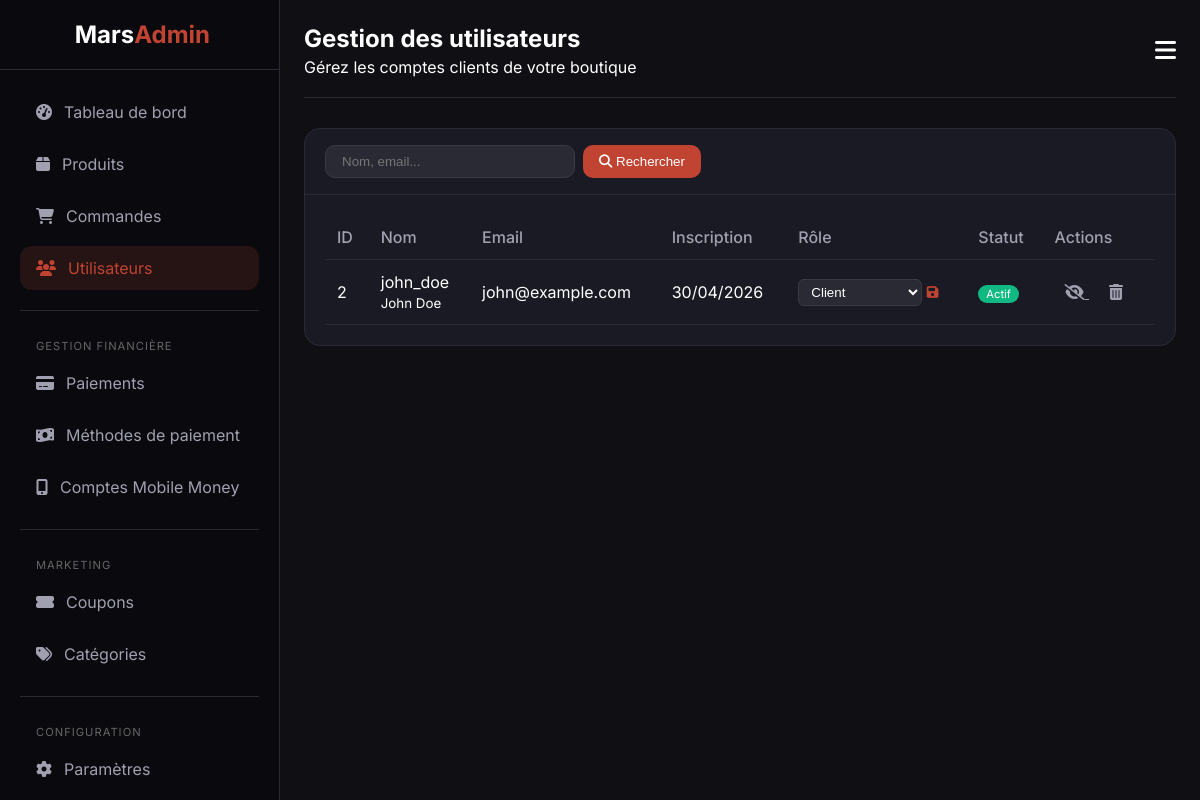
The page /admin/users.php (signed in) on the database its author committed.
### tables this page shows
CREATE TABLE users (
    id INT AUTO_INCREMENT PRIMARY KEY,
    username VARCHAR(50) UNIQUE NOT NULL,
    email VARCHAR(100) UNIQUE NOT NULL,
    password VARCHAR(255) NOT NULL,
    full_name VARCHAR(100),
    address TEXT,
    phone VARCHAR(20),
    avatar VARCHAR(255) DEFAULT NULL,
    role ENUM('user', 'admin') DEFAULT 'user',
    is_active BOOLEAN DEFAULT TRUE,
    amea_id VARCHAR(255) UNIQUE DEFAULT NULL,
    amea_avatar VARCHAR(500) DEFAULT NULL,
    auth_provider VARCHAR(50) DEFAULT 'local',
    created_at TIMESTAMP DEFAULT CURRENT_TIMESTAMP,
    updated_at TIMESTAMP DEFAULT CURRENT_TIMESTAMP ON UPDATE CURRENT_TIMESTAMP,
    INDEX idx_email (email),
    INDEX idx_role (role),
    INDEX idx_amea_id (amea_id)
);

### includes/functions.php (called while the page is built, shortened)
<?php
function clean(?string $string): string {
    return htmlspecialchars($string ?? '', ENT_QUOTES, 'UTF-8');
}

### admin/users.php (the view, shortened to what this page needs)
<?php
require_once '../includes/functions.php';
$conn = getConnection();
$page = isset($_GET['page']) ? max(1, (int)$_GET['page']) : 1;
$per_page = 20;
$offset = ($page - 1) * $per_page;
$search = isset($_GET['search']) ? clean($_GET['search']) : '';
$sql = "SELECT * FROM users WHERE role != 'admin'";
$params = [];
$sql .= " ORDER BY created_at DESC LIMIT ? OFFSET ?";
$params[] = $per_page;
$params[] = $offset;
$stmt = $conn->prepare($sql);
$stmt->execute($params);
$users = $stmt->fetchAll();
?>
<!DOCTYPE html>
<html lang="fr">
<head>
    <link rel="stylesheet" href="https://cdnjs.cloudflare.com/ajax/libs/font-awesome/6.4.0/css/all.min.css">
</head>
<body>
<div class="admin-wrapper">
    <?php include 'includes/sidebar.php'; ?>
    <main class="admin-main">
        <div class="admin-header">
            <div class="page-title">
                <h1>Gestion des utilisateurs</h1>
                <p>Gérez les comptes clients de votre boutique</p>
            </div>
            <div class="admin-user">
                <button class="mobile-toggle" id="mobileToggle" style="background:none;border:none;color:white;font-size:1.5rem;cursor:pointer;">
                    <i class="fas fa-bars"></i>
                </button>
            </div>
        </div>
        <div class="card">
            <div class="card-header">
                <form method="GET" class="search-form">
                    <input type="text" name="search" class="search-input" placeholder="Nom, email..." value="<?php echo clean($search); ?>">
                    <button type="submit"><i class="fas fa-search"></i> Rechercher</button>
                </form>
            </div>
            <div class="card-body">
                <?php if(count($users) > 0): ?>
                <table>
                    <thead>
                        <tr>
                            <th>ID</th>
                            <th>Nom</th>
                            <th>Email</th>
                            <th>Inscription</th>
                            <th>Rôle</th>
                            <th>Statut</th>
                            <th>Actions</th>
                        </tr>
                    </thead>
                    <tbody>
                        <?php foreach($users as $user): ?>
                        <form method="POST" style="display: inline;">
                            <tr>
                                <td><?php echo $user['id']; ?></td>
                                <td>
                                    <?php echo clean($user['username']); ?><br>
                                    <small><?php echo clean($user['full_name']); ?></small>
                                </td>
                                <td><?php echo clean($user['email']); ?></td>
                                <td><?php echo date('d/m/Y', strtotime($user['created_at'])); ?></td>
                                <td>
                                    <select name="role" class="role-select">
                                        <option value="user" <?php echo $user['role'] == 'user' ? 'selected' : ''; ?>>Client</option>
                                    </select>
                                    <button type="submit" name="update_role" class="btn-update"><i class="fas fa-save"></i></button>
                                </td>
                                <td>
                                    <?php if($user['is_active']): ?>
                                    <span class="badge-active">Actif</span>
                                    <?php else: ?>
                                    <span class="badge-inactive">Inactif</span>
                                    <?php endif; ?>
                                </td>
                                <td>
                                    <a href="?toggle=1&id=<?php echo $user['id']; ?>" class="btn-icon" title="<?php echo $user['is_active'] ? 'Désactiver' : 'Activer'; ?>">
                                        <i class="fas <?php echo $user['is_active'] ? 'fa-eye-slash' : 'fa-eye'; ?>"></i>
                                    </a>
                                    <?php if($user['id'] != $_SESSION['user_id']): ?>
                                    <a href="?delete=<?php echo $user['id']; ?>" class="btn-icon btn-delete" onclick="return confirm('Supprimer cet utilisateur ?')" title="Supprimer">
                                        <i class="fas fa-trash-alt"></i>
                                    </a>
                                    <?php endif; ?>
                                </td>
                            </tr>
                        </form>
                        <?php endforeach; ?>
                    </tbody>
                </table>
                <?php endif; ?>
            </div>
        </div>
    </main>
</div>
</body>
</html>

### admin/users.php (style rules this page uses)
* { margin: 0; padding: 0; box-sizing: border-box; }
body { font-family: 'Inter', sans-serif; background: #0f0f14; color: #ffffff; }
.admin-wrapper { display: flex; min-height: 100vh; }
.admin-main { flex: 1; margin-left: 280px; padding: 24px; }
.admin-header { display: flex; justify-content: space-between; align-items: center; margin-bottom: 30px; padding-bottom: 20px; border-bottom: 1px solid #2a2a35; }
.page-title h1 { font-size: 1.5rem; margin-bottom: 4px; }
.card { background: #1a1a24; border: 1px solid #2a2a35; border-radius: 16px; overflow: hidden; }
.card-header { padding: 16px 20px; border-bottom: 1px solid #2a2a35; display: flex; justify-content: space-between; align-items: center; flex-wrap: wrap; gap: 16px; }
.card-body { padding: 20px; }
.search-form { display: flex; gap: 8px; }
.search-input { padding: 8px 16px; background: #2a2a35; border: 1px solid #3a3a45; border-radius: 10px; color: white; width: 250px; }
.search-form button { padding: 8px 16px; background: #c14432; border: none; border-radius: 10px; color: white; cursor: pointer; }
table { width: 100%; border-collapse: collapse; }
th, td { padding: 12px; text-align: left; border-bottom: 1px solid #2a2a35; }
th { color: #a0a0b0; font-weight: 500; }
.role-select { padding: 4px 8px; background: #2a2a35; border: 1px solid #3a3a45; border-radius: 6px; color: white; }
.btn-update { background: none; border: none; color: #c14432; cursor: pointer; }
.btn-icon { background: none; border: none; color: #a0a0b0; cursor: pointer; padding: 6px; border-radius: 6px; margin: 0 4px; }
.badge-active { background: #10b981; padding: 2px 8px; border-radius: 20px; font-size: 0.7rem; }

### rows shown on the page
users: id "2", username "john_doe", full_name "John Doe", email "john@example.com", created_at "30/04/2026", role "Client", is_active "Actif"
